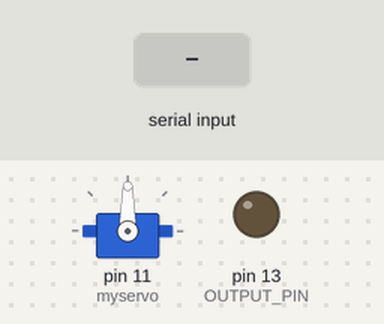
This sketch was run on a simulated Arduino Uno, built with avr-gcc and run on an emulated ATmega328P. Parts: servo, output pins drawn as LEDs (lit = HIGH). Inputs (shaded band) come from the test bench.

Above: at 1.2 s.
1.3 s: "200\n" received over Serial
At 2.5 s:
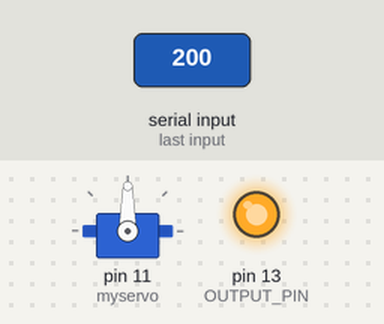
2.8 s: "90,45\n" received over Serial
At 3.8 s:
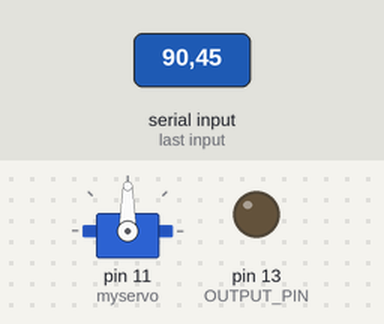
Timing chart, 0 to 5.8 s (numbered marks = the images above; inputs shaded):
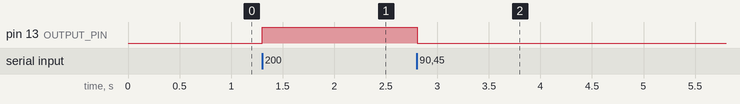

The sketch:

sketch_oct14a.ino
```cpp
#include <Servo.h>
#define OUTPUT_PIN 13

Servo myservo;
int pos = 0;

const int DELAY_MS = 200;
int inputVal;

void setup() {
  Serial.begin(9600);
  pinMode(OUTPUT_PIN, OUTPUT);
  myservo.attach(11);
}

void loop() {
  //digitalWrite(OUTPUT_PIN,HIGH);
  // Check to see if there is any incoming serial data
  if (Serial.available() > 0) {
    // read string until the endo of the line
    String rcvdSerialData = Serial.readStringUntil('\n');
    analogWrite(OUTPUT_PIN, rcvdSerialData.toInt());
    delay(DELAY_MS);
     int ServoPos = analogRead(rcvdSerialData.toInt());

  }

}
```

Measured:
- after the input at 1.3 s, pin 13 (OUTPUT_PIN): LOW → HIGH at once
- after the input at 2.8 s, pin 13 (OUTPUT_PIN): HIGH → LOW at once
